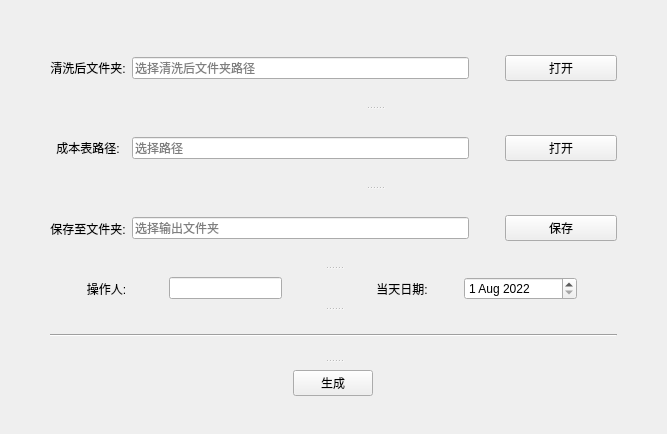
<?xml version="1.0" encoding="UTF-8"?>
<ui version="4.0">
 <class>Form</class>
 <widget class="QWidget" name="Form">
  <property name="geometry">
   <rect>
    <x>0</x>
    <y>0</y>
    <width>667</width>
    <height>434</height>
   </rect>
  </property>
  <property name="minimumSize">
   <size>
    <width>667</width>
    <height>434</height>
   </size>
  </property>
  <property name="maximumSize">
   <size>
    <width>800</width>
    <height>434</height>
   </size>
  </property>
  <property name="windowTitle">
   <string>新退货退款表</string>
  </property>
  <layout class="QVBoxLayout" name="verticalLayout">
   <property name="leftMargin">
    <number>50</number>
   </property>
   <property name="topMargin">
    <number>30</number>
   </property>
   <property name="rightMargin">
    <number>50</number>
   </property>
   <property name="bottomMargin">
    <number>30</number>
   </property>
   <item>
    <widget class="QSplitter" name="splitter_3">
     <property name="frameShape">
      <enum>QFrame::NoFrame</enum>
     </property>
     <property name="orientation">
      <enum>Qt::Vertical</enum>
     </property>
     <widget class="QWidget" name="layoutWidget1">
      <layout class="QHBoxLayout" name="horizontalLayout_6">
       <item>
        <layout class="QVBoxLayout" name="verticalLayout_2">
         <property name="spacing">
          <number>6</number>
         </property>
         <item>
          <widget class="QLabel" name="label_1">
           <property name="sizePolicy">
            <sizepolicy hsizetype="Preferred" vsizetype="Preferred">
             <horstretch>0</horstretch>
             <verstretch>1</verstretch>
            </sizepolicy>
           </property>
           <property name="text">
            <string>清洗后文件夹:</string>
           </property>
           <property name="alignment">
            <set>Qt::AlignCenter</set>
           </property>
          </widget>
         </item>
         <item>
          <widget class="QLabel" name="label_3">
           <property name="sizePolicy">
            <sizepolicy hsizetype="Preferred" vsizetype="Preferred">
             <horstretch>0</horstretch>
             <verstretch>1</verstretch>
            </sizepolicy>
           </property>
           <property name="text">
            <string>成本表路径:</string>
           </property>
           <property name="alignment">
            <set>Qt::AlignCenter</set>
           </property>
          </widget>
         </item>
         <item>
          <widget class="QLabel" name="label_4">
           <property name="sizePolicy">
            <sizepolicy hsizetype="Preferred" vsizetype="Preferred">
             <horstretch>0</horstretch>
             <verstretch>1</verstretch>
            </sizepolicy>
           </property>
           <property name="text">
            <string>保存至文件夹:</string>
           </property>
           <property name="alignment">
            <set>Qt::AlignCenter</set>
           </property>
          </widget>
         </item>
        </layout>
       </item>
       <item>
        <widget class="QSplitter" name="splitter">
         <property name="sizePolicy">
          <sizepolicy hsizetype="Preferred" vsizetype="Expanding">
           <horstretch>2</horstretch>
           <verstretch>0</verstretch>
          </sizepolicy>
         </property>
         <property name="orientation">
          <enum>Qt::Vertical</enum>
         </property>
         <widget class="QWidget" name="layoutWidget2">
          <layout class="QHBoxLayout" name="horizontalLayout">
           <item>
            <widget class="QLineEdit" name="InputFile_1">
             <property name="sizePolicy">
              <sizepolicy hsizetype="Expanding" vsizetype="Fixed">
               <horstretch>3</horstretch>
               <verstretch>1</verstretch>
              </sizepolicy>
             </property>
             <property name="placeholderText">
              <string>选择清洗后文件夹路径</string>
             </property>
            </widget>
           </item>
           <item>
            <spacer name="horizontalSpacer_2">
             <property name="orientation">
              <enum>Qt::Horizontal</enum>
             </property>
             <property name="sizeHint" stdset="0">
              <size>
               <width>30</width>
               <height>20</height>
              </size>
             </property>
            </spacer>
           </item>
           <item>
            <widget class="QPushButton" name="InputButton_1">
             <property name="sizePolicy">
              <sizepolicy hsizetype="Minimum" vsizetype="Fixed">
               <horstretch>1</horstretch>
               <verstretch>0</verstretch>
              </sizepolicy>
             </property>
             <property name="text">
              <string>打开</string>
             </property>
            </widget>
           </item>
          </layout>
         </widget>
         <widget class="QWidget" name="layoutWidget4">
          <layout class="QHBoxLayout" name="horizontalLayout_2">
           <item>
            <widget class="QLineEdit" name="InputFile_2">
             <property name="sizePolicy">
              <sizepolicy hsizetype="Expanding" vsizetype="Fixed">
               <horstretch>3</horstretch>
               <verstretch>1</verstretch>
              </sizepolicy>
             </property>
             <property name="placeholderText">
              <string>选择路径</string>
             </property>
            </widget>
           </item>
           <item>
            <spacer name="horizontalSpacer_3">
             <property name="orientation">
              <enum>Qt::Horizontal</enum>
             </property>
             <property name="sizeHint" stdset="0">
              <size>
               <width>30</width>
               <height>20</height>
              </size>
             </property>
            </spacer>
           </item>
           <item>
            <widget class="QPushButton" name="InputButton_2">
             <property name="sizePolicy">
              <sizepolicy hsizetype="Minimum" vsizetype="Fixed">
               <horstretch>1</horstretch>
               <verstretch>0</verstretch>
              </sizepolicy>
             </property>
             <property name="text">
              <string>打开</string>
             </property>
            </widget>
           </item>
          </layout>
         </widget>
         <widget class="QWidget" name="layoutWidget5">
          <layout class="QHBoxLayout" name="horizontalLayout_3">
           <item>
            <widget class="QLineEdit" name="OutputDir">
             <property name="sizePolicy">
              <sizepolicy hsizetype="Expanding" vsizetype="Fixed">
               <horstretch>3</horstretch>
               <verstretch>1</verstretch>
              </sizepolicy>
             </property>
             <property name="placeholderText">
              <string>选择输出文件夹</string>
             </property>
            </widget>
           </item>
           <item>
            <spacer name="horizontalSpacer_4">
             <property name="orientation">
              <enum>Qt::Horizontal</enum>
             </property>
             <property name="sizeHint" stdset="0">
              <size>
               <width>30</width>
               <height>20</height>
              </size>
             </property>
            </spacer>
           </item>
           <item>
            <widget class="QPushButton" name="OutputButton">
             <property name="sizePolicy">
              <sizepolicy hsizetype="Minimum" vsizetype="Fixed">
               <horstretch>1</horstretch>
               <verstretch>0</verstretch>
              </sizepolicy>
             </property>
             <property name="text">
              <string>保存</string>
             </property>
            </widget>
           </item>
          </layout>
         </widget>
        </widget>
       </item>
      </layout>
     </widget>
     <widget class="QSplitter" name="splitter_2">
      <property name="orientation">
       <enum>Qt::Vertical</enum>
      </property>
      <widget class="QWidget" name="layoutWidget6">
       <layout class="QHBoxLayout" name="horizontalLayout_4">
        <item>
         <widget class="QLabel" name="label_5">
          <property name="sizePolicy">
           <sizepolicy hsizetype="Preferred" vsizetype="Preferred">
            <horstretch>1</horstretch>
            <verstretch>0</verstretch>
           </sizepolicy>
          </property>
          <property name="text">
           <string>操作人:</string>
          </property>
          <property name="alignment">
           <set>Qt::AlignCenter</set>
          </property>
         </widget>
        </item>
        <item>
         <widget class="QLineEdit" name="User">
          <property name="sizePolicy">
           <sizepolicy hsizetype="Expanding" vsizetype="Fixed">
            <horstretch>1</horstretch>
            <verstretch>0</verstretch>
           </sizepolicy>
          </property>
          <property name="inputMask">
           <string/>
          </property>
          <property name="placeholderText">
           <string/>
          </property>
         </widget>
        </item>
        <item>
         <spacer name="horizontalSpacer">
          <property name="orientation">
           <enum>Qt::Horizontal</enum>
          </property>
          <property name="sizeHint" stdset="0">
           <size>
            <width>58</width>
            <height>20</height>
           </size>
          </property>
         </spacer>
        </item>
        <item>
         <widget class="QLabel" name="label_6">
          <property name="sizePolicy">
           <sizepolicy hsizetype="Preferred" vsizetype="Preferred">
            <horstretch>1</horstretch>
            <verstretch>0</verstretch>
           </sizepolicy>
          </property>
          <property name="text">
           <string>当天日期:</string>
          </property>
          <property name="alignment">
           <set>Qt::AlignCenter</set>
          </property>
         </widget>
        </item>
        <item>
         <widget class="QDateEdit" name="dateEdit">
          <property name="sizePolicy">
           <sizepolicy hsizetype="Minimum" vsizetype="Fixed">
            <horstretch>1</horstretch>
            <verstretch>0</verstretch>
           </sizepolicy>
          </property>
          <property name="alignment">
           <set>Qt::AlignLeading|Qt::AlignLeft|Qt::AlignVCenter</set>
          </property>
          <property name="readOnly">
           <bool>false</bool>
          </property>
          <property name="dateTime">
           <datetime>
            <hour>23</hour>
            <minute>59</minute>
            <second>59</second>
            <year>2022</year>
            <month>8</month>
            <day>1</day>
           </datetime>
          </property>
          <property name="maximumDateTime">
           <datetime>
            <hour>23</hour>
            <minute>59</minute>
            <second>59</second>
            <year>2024</year>
            <month>12</month>
            <day>31</day>
           </datetime>
          </property>
          <property name="minimumDateTime">
           <datetime>
            <hour>0</hour>
            <minute>0</minute>
            <second>0</second>
            <year>2022</year>
            <month>1</month>
            <day>1</day>
           </datetime>
          </property>
          <property name="date">
           <date>
            <year>2022</year>
            <month>8</month>
            <day>1</day>
           </date>
          </property>
         </widget>
        </item>
        <item>
         <spacer name="horizontalSpacer_6">
          <property name="orientation">
           <enum>Qt::Horizontal</enum>
          </property>
          <property name="sizeHint" stdset="0">
           <size>
            <width>40</width>
            <height>20</height>
           </size>
          </property>
         </spacer>
        </item>
       </layout>
      </widget>
      <widget class="Line" name="line">
       <property name="orientation">
        <enum>Qt::Horizontal</enum>
       </property>
      </widget>
      <widget class="QWidget" name="horizontalLayoutWidget7">
       <layout class="QHBoxLayout" name="horizontalLayout_5">
        <item>
         <widget class="QPushButton" name="RunButton">
          <property name="sizePolicy">
           <sizepolicy hsizetype="Fixed" vsizetype="Fixed">
            <horstretch>0</horstretch>
            <verstretch>0</verstretch>
           </sizepolicy>
          </property>
          <property name="text">
           <string>生成</string>
          </property>
         </widget>
        </item>
       </layout>
      </widget>
     </widget>
    </widget>
   </item>
  </layout>
 </widget>
 <resources/>
 <connections/>
</ui>
